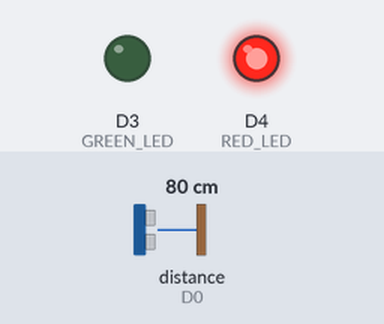
Recording of a sketch running on a simulated ESP8266 (NodeMCU). On the bench: output pins drawn as LEDs (lit = HIGH). Wiring (inferred from the names in the program): ultrasonic range finder: trigger D2; echo D0. The test bench sets the inputs (shaded band); at power-on: distance to the obstacle (sensor on D0) 80 cm. The echo pulse lasts 58.3 µs per cm; WiFi joins after 1.5 s; servers stay silent unless stated; pins used as bus, display or sensor lines are not drawn; what the sketch prints to the serial monitor is not drawn.

Above: at 3.2 s.
3.3 s: distance to the obstacle (sensor on D0) set to 23 cm
5.2 s: distance to the obstacle (sensor on D0) set to 19 cm
At 6.9 s:
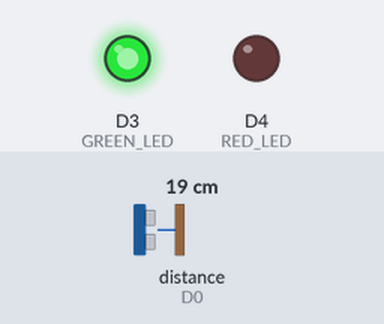
7.5 s: distance to the obstacle (sensor on D0) set to 35 cm
At 8.6 s:
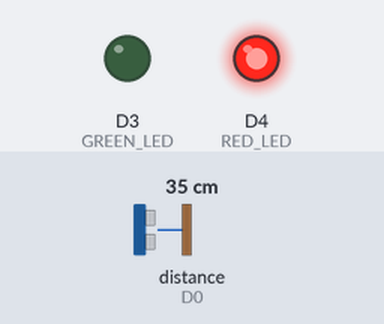
9.5 s: distance to the obstacle (sensor on D0) set to 2 cm
At 11.4 s:
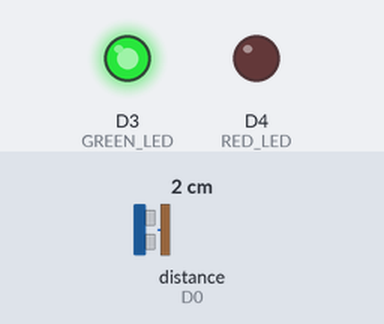
Timing chart, 0 to 12.5 s (numbered marks = the images above; inputs shaded):
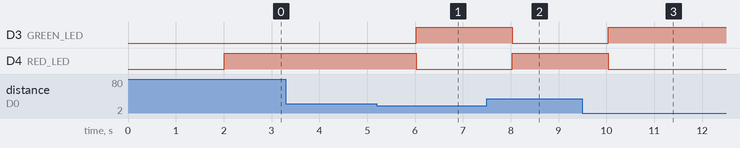

The sketch:

Code.ino
```cpp
#include <ESP8266WiFi.h>
#include <ESP8266WebServer.h>
#include <ESP8266mDNS.h>

// WiFi bilgileri
const char* ssid = "Neom";
const char* password = "12345678";

// Web sunucusu oluştur
ESP8266WebServer server(80);

#define TRIG_PIN D2   // NodeMCU 4 pinine
#define ECHO_PIN D0   // NodeMCU 16 pinine
#define GREEN_LED D3  // NodeMCU 0 pinine
#define RED_LED D4    // NodeMCU 2 pinine

int referenceDistance = 0;    // Başlangıçta 0 olarak ayarlanır
const int MAX_PERCENT = 100;  // Maksimum yüzde

void setup() {
  Serial.begin(115200);        // Seri iletişim başlatılır
  pinMode(TRIG_PIN, OUTPUT);   // TRIG_PIN çıkış olarak ayarlanır
  pinMode(ECHO_PIN, INPUT);    // ECHO_PIN giriş olarak ayarlanır
  pinMode(RED_LED, OUTPUT);    // Kırmızı LED çıkış olarak ayarlanır
  pinMode(GREEN_LED, OUTPUT);  // Yeşil LED çıkış olarak ayarlanır

  // WiFi bağlantısı başlatılır
  WiFi.begin(ssid, password);
  Serial.print("WiFi'ye bağlanılıyor..");
  while (WiFi.status() != WL_CONNECTED) {
    delay(1000);
    Serial.print(".");
  }
  Serial.println("Bağlandı!");

  // mDNS başlatılır
  if (MDNS.begin("iot")) {  // Cihaz adını "iot" olarak ayarlayın
    Serial.println("mDNS başlatıldı. http://iot.local olarak erişebilirsiniz.");
  } else {
    Serial.println("mDNS başlatılamadı.");
  }

  // Web sunucusu başlatılır
  server.on("/", handleRoot);  // Ana sayfa isteği geldiğinde handleRoot fonksiyonu çalıştırılır
  server.begin();
  Serial.println("Web Sunucusu Başlatıldı!");

  // Başlangıçta referans mesafeyi ölç
  referenceDistance = measureDistance();
}

void loop() {
  // Web sunucusu isteklerini işle
  server.handleClient();
  MDNS.update();  // mDNS güncellemelerini yönet

  // Mesafe ölçülür
  int distance = measureDistance();

  // Mesafenin yüzde cinsinden oranını hesapla
  int percent = 0;
  if (distance <= 20) {
    percent = -(map(distance, referenceDistance, 0, MAX_PERCENT, 0) - MAX_PERCENT);
    percent = constrain(percent, 0, MAX_PERCENT);
  }

  // Kırmızı LED'i açık, yeşil LED'i kapalı yap
  digitalWrite(RED_LED, HIGH);
  digitalWrite(GREEN_LED, LOW);

  // Eğer yüzde ışığındaki mesafe belirli bir eşiği geçerse, LED'leri tersine çevir
  if (percent >= 70) {
    digitalWrite(RED_LED, LOW);
    digitalWrite(GREEN_LED, HIGH);
  }

  // Seri porta yazdır
  Serial.print("Mesafe: ");
  Serial.print(distance);
  Serial.print(" cm, Yüzde: ");
  Serial.print(percent);
  Serial.println("%");

  delay(1000);  // 1 saniye beklenir
}

// Mesafe ölçen fonksiyon
int measureDistance() {
  digitalWrite(TRIG_PIN, LOW);
  delayMicroseconds(2);
  digitalWrite(TRIG_PIN, HIGH);
  delayMicroseconds(10);
  digitalWrite(TRIG_PIN, LOW);
  long duration = pulseIn(ECHO_PIN, HIGH);
  int distance = duration * 0.034 / 2;
  return distance;
}

// Ana sayfa isteği işlendiğinde çağrılan fonksiyon
void handleRoot() {
  int distance = measureDistance();
  int percent = 0;
  if (distance < 20) {
    percent = -(map(distance, referenceDistance, 0, MAX_PERCENT, 0) - MAX_PERCENT);
    percent = constrain(percent, 0, MAX_PERCENT);
  }

  // İkon rengi belirlenir
  String iconColor = "green";  // Varsayılan olarak yeşil

  if (percent >= 70) {
    iconColor = "red";  // Doluluk oranı %70'in üstündeyse kırmızı
  } else if (percent >= 40) {
    iconColor = "yellow";  // Doluluk oranı %40 ile %70 arasındaysa sarı
  }

  String html = "<!DOCTYPE html><html><head><meta charset='UTF-8'><meta http-equiv='refresh' content='2'>";
  html += "<meta name='viewport' content='width=device-width, initial-scale=1.0'>";
  html += "<title>IoT</title>";
  html += "<link rel='stylesheet' href='https://cdnjs.cloudflare.com/ajax/libs/font-awesome/6.0.0-beta3/css/all.min.css'>";  // Font Awesome eklenmesi
  html += "<style>body {font-family: Ubuntu, sans-serif; background-color: gray; text-align: center; display: flex; flex-direction: column; justify-content: center; align-items: center; height: 100vh; margin: 0;}";
  html += "h1 {color: #333333; margin-top: 10px; margin-bottom: 10px;} p {font-size: 25px; color: white; margin: 10px 0;} .icon {font-size: 100px; color: " + iconColor + "; margin-top: 10px; margin-bottom: 10px;}";

  // Telefon için ek düzenleme
  html += "@media (max-width: 768px) {";
  html += "h1 {font-size: 24px;} p {font-size: 18px;}}";
  html += "</style></head><body>";
  html += "<h1>Çöp Kutusu İzleme Sistemi</h1>";                    // Başlık eklendi
  html += "<p class='icon'><i class='fas fa-trash-alt'></i></p>";  // Çöp kutusu ikonu eklendi

  html += "<p><strong>Doluluk Oranı:</strong> " + String(percent) + "%</p>";
  html += "<br><p><strong>Muhammed Yusufoğlu</strong><br>215260610</p>";
  html += "</body></html>";

  server.send(200, "text/html", html);
}
```

Measured:
- the behaviour switches between 22 and 21 cm on distance to the obstacle (sensor on D0) (found by bisection; images 0 and 1)
- after the input at 3.3 s, every drawn part: stays the same
- after the input at 5.2 s, D3 (GREEN_LED): LOW → HIGH after 0.83 s; D4 (RED_LED): HIGH → LOW after 0.83 s
- after the input at 7.5 s, D3 (GREEN_LED): HIGH → LOW after 0.53 s; D4 (RED_LED): LOW → HIGH after 0.53 s
- after the input at 9.5 s, D3 (GREEN_LED): LOW → HIGH after 0.54 s; D4 (RED_LED): HIGH → LOW after 0.54 s
